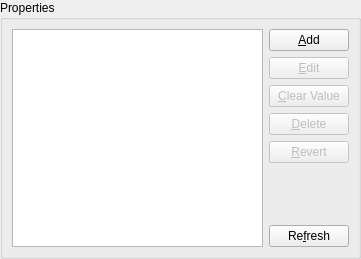
<?xml version="1.0" encoding="UTF-8"?>
<ui version="4.0">
 <class>propertyWidget</class>
 <widget class="QWidget" name="propertyWidget">
  <property name="geometry">
   <rect>
    <x>0</x>
    <y>0</y>
    <width>361</width>
    <height>259</height>
   </rect>
  </property>
  <property name="windowTitle">
   <string>propertyWidget</string>
  </property>
  <layout class="QGridLayout" name="gridLayout">
   <property name="margin">
    <number>0</number>
   </property>
   <item row="0" column="0">
    <widget class="QGroupBox" name="propertiesGroupBox">
     <property name="title">
      <string>Properties</string>
     </property>
     <layout class="QGridLayout" name="gridLayout_2">
      <item row="0" column="0">
       <widget class="DefaultTableView" name="propertiesTableView">
        <property name="editTriggers">
         <set>QAbstractItemView::AnyKeyPressed|QAbstractItemView::DoubleClicked|QAbstractItemView::EditKeyPressed</set>
        </property>
        <property name="alternatingRowColors">
         <bool>false</bool>
        </property>
        <property name="selectionMode">
         <enum>QAbstractItemView::SingleSelection</enum>
        </property>
       </widget>
      </item>
      <item row="0" column="1">
       <layout class="QVBoxLayout" name="verticalLayout">
        <item>
         <widget class="QPushButton" name="addButton">
          <property name="text">
           <string>&amp;Add</string>
          </property>
         </widget>
        </item>
        <item>
         <widget class="QPushButton" name="editButton">
          <property name="enabled">
           <bool>false</bool>
          </property>
          <property name="text">
           <string>&amp;Edit</string>
          </property>
         </widget>
        </item>
        <item>
         <widget class="QPushButton" name="clearValueButton">
          <property name="enabled">
           <bool>false</bool>
          </property>
          <property name="text">
           <string>&amp;Clear Value</string>
          </property>
         </widget>
        </item>
        <item>
         <widget class="QPushButton" name="deleteButton">
          <property name="enabled">
           <bool>false</bool>
          </property>
          <property name="text">
           <string>&amp;Delete</string>
          </property>
         </widget>
        </item>
        <item>
         <widget class="QPushButton" name="revertButton">
          <property name="enabled">
           <bool>false</bool>
          </property>
          <property name="text">
           <string>&amp;Revert</string>
          </property>
         </widget>
        </item>
        <item>
         <spacer>
          <property name="orientation">
           <enum>Qt::Vertical</enum>
          </property>
          <property name="sizeHint" stdset="0">
           <size>
            <width>20</width>
            <height>40</height>
           </size>
          </property>
         </spacer>
        </item>
        <item>
         <widget class="QPushButton" name="refreshButton">
          <property name="enabled">
           <bool>true</bool>
          </property>
          <property name="text">
           <string>Re&amp;fresh</string>
          </property>
         </widget>
        </item>
       </layout>
      </item>
     </layout>
    </widget>
   </item>
  </layout>
 </widget>
 <customwidgets>
  <customwidget>
   <class>DefaultTableView</class>
   <extends>QTableView</extends>
   <header>datafinder.gui.user.common.widget</header>
  </customwidget>
 </customwidgets>
 <resources/>
 <connections/>
</ui>
